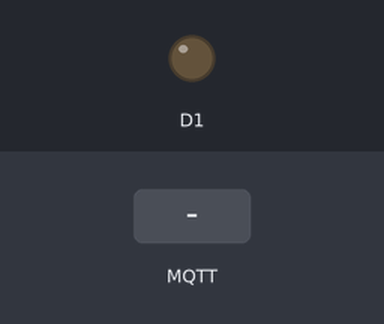
Bench run of a sketch on a simulated ESP8266 (NodeMCU). Shown: output pins drawn as LEDs (lit = HIGH). The test bench sets the inputs (shaded band). WiFi joins after 1.5 s; servers stay silent unless stated; no radio packets arrive unless stated; no MQTT or app messages arrive unless stated; what the sketch prints to the serial monitor is not drawn.

Above: at 2.7 s.
2.8 s: MQTT message "lighton" arrives on the first subscribed topic
At 3.8 s:
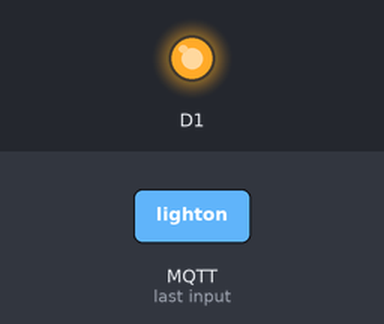
4.3 s: MQTT message "1" arrives on the first subscribed topic
At 5.0 s:
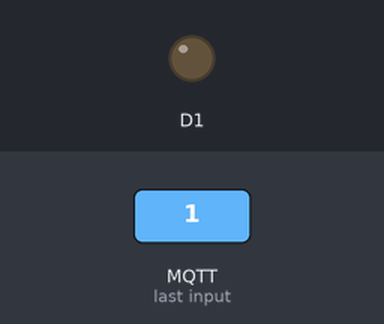
Timing chart, 0 to 7.3 s (numbered marks = the images above; inputs shaded):
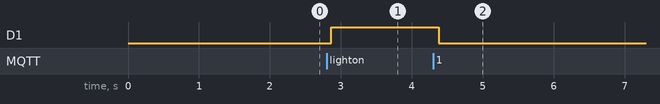

The sketch:

Transmitter_Code.ino
```cpp
#include <ESP8266WiFi.h>
#include <PubSubClient.h>
#include <SPI.h>
#include <nRF24L01.h>
#include <RF24.h>

//--------------------------------------------------------------------------
const byte addresses[][6] = {"00001", "00002","00003"};
String data3;
String command;
RF24 radio(D4, D8); // Set up nRF24L01 radio on SPI bus plus pins 7 & 8

void callback(char* topic, byte* payload, unsigned int payloadLength);

const char* ssid = "dhruva";
const char* password = "12345678";
//--------------------------------------------------------------------------
#define ORG "927i9m"
#define DEVICE_TYPE "esp8266nodemcu"
#define DEVICE_ID "8266"
#define TOKEN "9010070039"
//--------------------------------------------------------------------------
char server[] = ORG ".messaging.internetofthings.ibmcloud.com";
char topic[] = "iot-2/cmd/home/fmt/String";  //subscribe
char authMethod[] = "use-token-auth";
char token[] = TOKEN;
char clientId[] = "d:" ORG ":" DEVICE_TYPE ":" DEVICE_ID;
//Serial.println(clientID);
//---------------------------------------------------------------------------
int ldr = A0;
int val,val1;

struct dataStruct {
  int volt;
} data;
//---------------------------------------------------------------------------
WiFiClient wifiClient;
PubSubClient client(server, 1883, callback, wifiClient);
void setup() {
  Serial.begin(115200);
  Serial.println();
  pinMode(D1,OUTPUT);

  wifiConnect();
  mqttConnect();
  Serial.print("Sending sensor values ...\n\r");
  restartRadio();
}

//-------------------------------------------------------------------

void loop() {
  if (!client.loop()) {
    mqttConnect();
  }
//  int value = analogRead(A0);
delay(100);
}
//-------------------------------------------------------------
void wifiConnect() {
  Serial.print("Connecting to "); Serial.print(ssid);
  WiFi.begin(ssid, password);
  while (WiFi.status() != WL_CONNECTED) {
    delay(500);
    Serial.print(".");
  }
  Serial.print("nWiFi connected, IP address: "); Serial.println(WiFi.localIP());
}

void mqttConnect() {
  if (!client.connected()) {
    Serial.print("Reconnecting MQTT client to "); Serial.println(server);
    while (!client.connect(clientId, authMethod, token)) {
      Serial.print(".");
      delay(500);
    }
    initManagedDevice();
    Serial.println();
  }
}
void initManagedDevice() {
  if (client.subscribe(topic)) {
    Serial.println("subscribe to cmd OK");
  } else {
    Serial.println("subscribe to cmd FAILED");
  }
}


//----------------------------------------------------------------------------------

void callback(char* topic, byte* payload, unsigned int payloadLength) {
  Serial.print("callback invoked for topic: "); Serial.println(topic);
    for (int i = 0; i < payloadLength; i++) {
    //Serial.println((char)payload[i]);
    command += (char)payload[i];
    }
    Serial.println(command);
    digitalWrite(D1,0);
    Serial.println(command);
    //-----------------------------------------------------------------------------------
   if(command=="automatic"){
      Serial.println("aut");
      delay(500);
      val1 = analogRead(ldr);
      val = map(val1,0,1023,0,255);
      Serial.print("LDR VALUE IS " );
      Serial.println(val1);
      Serial.print("AFTER MAPPING LDR VALUE IS " );
      Serial.println(val);
      if(val>0)
      {
        Serial.println(".......................lights on........");
        data.volt = val;
        restartRadio();                    // turn on and configure radio
        printf("Now sending %d byte payload... ", sizeof(data));
        radio.write(&data , sizeof(data) );
        }
      else
      {
        Serial.println(".......................lights off........");
        data.volt =0;
        val=0;
        restartRadio();                    // turn on and configure radio
        printf("Now sending %d byte payload... ", sizeof(data));
        radio.write(&data , sizeof(data) );
        }

        }


        if(command == "lightoff"){
          val=0;
          analogWrite(D1,val);
          Serial.println("Light is Switched OFF");
          restartRadio();                    // turn on and configure radio
          printf("Now sending %d byte payload... ", sizeof(data));
          radio.write(&val , sizeof(val) );
          }
        else if(command == "lighton"){

            val=255;
            analogWrite(D1,val);
            Serial.println("Light is Switched ON");
            restartRadio();                    // turn on and configure radio
            printf("Now sending %d byte payload... ", sizeof(data));
            radio.write(&val , sizeof(val) );
            }
command ="";
}
//---------------------------------------------------------------------------------
void restartRadio()
{

  radio.begin(); // Start up the radio
  radio.setPALevel(RF24_PA_HIGH);
  radio.setDataRate(RF24_250KBPS);
  radio.openWritingPipe(addresses[1]);
  radio.stopListening();
}
```

Measured:
- after the input at 2.8 s, D1: LOW → HIGH after 0.07 s
- after the input at 4.3 s, D1: HIGH → LOW after 0.08 s
